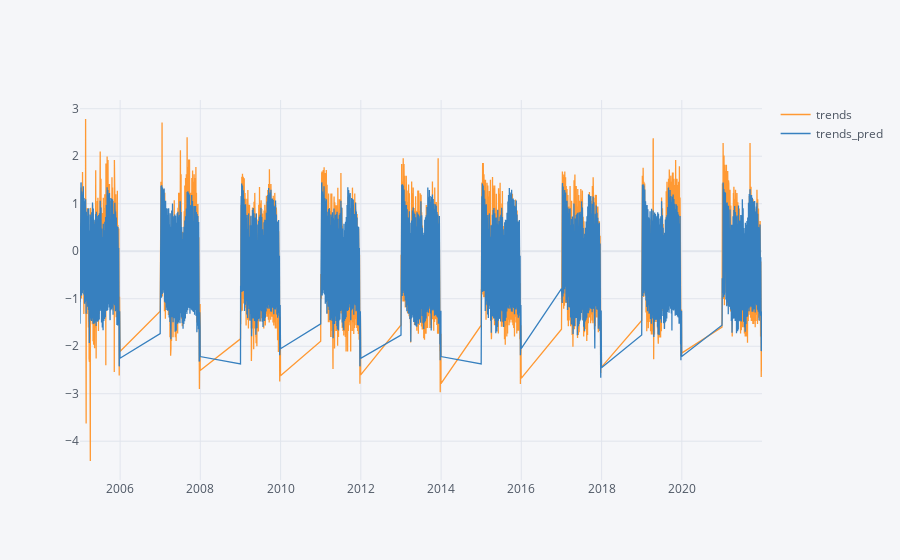

The notebook cell saved with this chart:
### Code cell
testdata[['trends','trends_pred']].iplot()

### Figure 1 — Plotly figure (JSON) as saved in the notebook; plotly's stock layout.template omitted (floating-point values rounded to 4 significant figures; data arrays with more than 128 entries replaced by an {"elided": "..."} marker saying what was removed)
{"data": [{"line": {"color": "rgba(255, 153, 51, 1.0)", "dash": "solid", "shape": "linear", "width": 1.3}, "mode": "lines", "name": "trends", "text": "", "type": "scatter", "x": {"elided": "3285 str values"}, "y": {"elided": "3285 float values"}}, {"line": {"color": "rgba(55, 128, 191, 1.0)", "dash": "solid", "shape": "linear", "width": 1.3}, "mode": "lines", "name": "trends_pred", "text": "", "type": "scatter", "x": {"elided": "3285 str values"}, "y": {"elided": "3285 float values"}}], "layout": {"legend": {"bgcolor": "#F5F6F9", "font": {"color": "#4D5663"}}, "paper_bgcolor": "#F5F6F9", "plot_bgcolor": "#F5F6F9", "title": {"font": {"color": "#4D5663"}}, "xaxis": {"gridcolor": "#E1E5ED", "showgrid": true, "tickfont": {"color": "#4D5663"}, "title": {"font": {"color": "#4D5663"}, "text": ""}, "zerolinecolor": "#E1E5ED"}, "yaxis": {"gridcolor": "#E1E5ED", "showgrid": true, "tickfont": {"color": "#4D5663"}, "title": {"font": {"color": "#4D5663"}, "text": ""}, "zerolinecolor": "#E1E5ED"}}}
